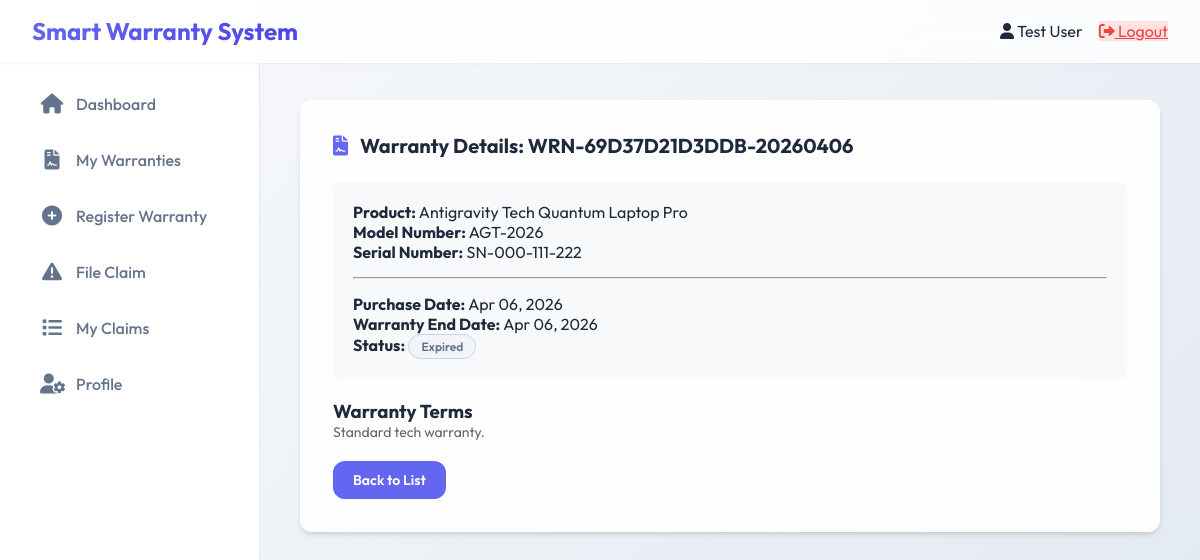
Screenshot of /client/view_warranty.php?id=1 (signed in) with the database file from the repository.
### tables this page shows
CREATE TABLE `warranty_registrations` (
  `id` int(11) NOT NULL,
  `warranty_number` varchar(50) NOT NULL,
  `user_id` int(11) NOT NULL,
  `product_id` int(11) NOT NULL,
  `serial_number` varchar(100) NOT NULL,
  `purchase_date` date NOT NULL,
  `purchase_price` decimal(10,2) DEFAULT 0.00,
  `quantity` int(11) DEFAULT 1,
  `warranty_start_date` date NOT NULL,
  `warranty_end_date` date NOT NULL,
  `purchase_receipt` varchar(255) DEFAULT NULL,
  `status` enum('active','expired','voided') NOT NULL DEFAULT 'active',
  `created_at` timestamp NOT NULL DEFAULT current_timestamp()
);

CREATE TABLE `products` (
  `id` int(11) NOT NULL,
  `product_name` varchar(100) NOT NULL,
  `model_number` varchar(50) NOT NULL,
  `brand` varchar(50) NOT NULL,
  `price` decimal(10,2) DEFAULT 0.00,
  `warranty_period_months` int(11) NOT NULL,
  `warranty_terms` text DEFAULT NULL,
  `created_at` timestamp NOT NULL DEFAULT current_timestamp()
);

### client/view_warranty.php (the view, shortened to what this page needs)
<?php
require_once '../config.php';
$warranty_id = (int)$_GET['id'];
$user_id = (int)$_SESSION['user_id'];
$stmt = $pdo->prepare("
    SELECT wr.*, p.product_name, p.model_number, p.brand, p.warranty_terms
    FROM warranty_registrations wr
    JOIN products p ON wr.product_id = p.id
    WHERE wr.id = ? AND wr.user_id = ?
");
$stmt->execute([$warranty_id, $user_id]);
$warranty = $stmt->fetch();
require_once '../includes/header.php';
require_once '../includes/sidebar.php';
?>
<div class="main-content">
    <div class="section">
        <h2><i class="fas fa-file-contract"></i> Warranty Details: <?php echo htmlspecialchars($warranty['warranty_number']); ?></h2>
        <div style="margin-top:20px; background:#f8f9fa; padding:20px; border-radius:8px;">
            <p><strong>Product:</strong> <?php echo htmlspecialchars($warranty['brand'] . ' ' . $warranty['product_name']); ?></p>
            <p><strong>Model Number:</strong> <?php echo htmlspecialchars($warranty['model_number']); ?></p>
            <p><strong>Serial Number:</strong> <?php echo htmlspecialchars($warranty['serial_number']); ?></p>
            <hr style="margin: 15px 0;">
            <p><strong>Purchase Date:</strong> <?php echo date('M d, Y', strtotime($warranty['purchase_date'])); ?></p>
            <p><strong>Warranty End Date:</strong> <?php echo date('M d, Y', strtotime($warranty['warranty_end_date'])); ?></p>
            <p><strong>Status:</strong>
                <?php $is_active = strtotime($warranty['warranty_end_date']) >= strtotime(date('Y-m-d')); ?>
                <span class="status status-<?php echo $is_active ? 'active' : 'expired'; ?>"><?php echo $is_active ? 'Active' : 'Expired'; ?></span>
            </p>
        </div>
        <div style="margin-top:20px;">
            <h3>Warranty Terms</h3>
            <p style="white-space: pre-wrap; color: #666; font-size: 14px;"><?php echo htmlspecialchars($warranty['warranty_terms']); ?></p>
        </div>
        <div style="margin-top: 20px;">
            <a href="warranties.php" class="btn">Back to List</a>
        </div>
    </div>
</div>
<?php require_once '../includes/footer.php'; ?>

### assets/css/style.css (style rules this page uses)
* { margin: 0; padding: 0; box-sizing: border-box; }
:root { --primary: #6366f1; --primary-dark: #4f46e5; --secondary: #64748b; --success: #10b981; --warning: #f59e0b; --danger: #ef4444; --info: #0ea5e9; --bg-main: #f8fafc; --bg-card: rgba(255, 255, 255, 0.9); --text-main: #1e293b; --text-muted: #64748b; --shadow-sm: 0 1px 2px 0 rgb(0 0 0 / 0.05); --shadow: 0 4px 6px -1px rgb(0 0 0 / 0.1), 0 2px 4px -2px rgb(0 0 0 / 0.1); --shadow-lg: 0 10px 15px -3px rgb(0 0 0 / 0.1), 0 4px 6px -4px rgb(0 0 0 / 0.1); --radius: 12px; }
body { font-family: 'Outfit', sans-serif; background: linear-gradient(135deg, #f8fafc 0%, #e2e8f0 100%); color: var(--text-main); min-height: 100vh; }
.main-content { margin-left: 260px; padding: 100px 2.5rem 3rem; min-height: 100vh; width: calc(100% - 260px); }
.section { background: var(--bg-card); padding: 2rem; border-radius: var(--radius); box-shadow: var(--shadow); margin-bottom: 2.5rem; border: 1px solid rgba(255, 255, 255, 0.5); overflow-x: auto; }
.section h2 { font-size: 1.25rem; font-weight: 700; margin-bottom: 1.5rem; display: flex; align-items: center; gap: 0.75rem; }
.section h2 i { color: var(--primary); }
.status { padding: 0.25rem 0.75rem; border-radius: 9999px; font-size: 0.75rem; font-weight: 600; display: inline-flex; align-items: center; white-space: nowrap; }
.status-expired { background: #f1f5f9; color: #64748b; border: 1px solid #cbd5e1; }
.btn { display: inline-flex; align-items: center; gap: 0.5rem; padding: 0.625rem 1.25rem; font-weight: 600; border-radius: var(--radius); cursor: pointer; text-decoration: none; border: none; font-size: 0.875rem; background: var(--primary); color: white; box-shadow: 0 1px 2px rgba(0, 0, 0, 0.05); }

### rows the page displays
warranty_registrations: warranty_number "WRN-69D37D21D3DDB-20260406", product.product_name "Antigravity Tech Quantum Laptop Pro", product.model_number "AGT-2026", serial_number "SN-000-111-222", purchase_date "Apr 06, 2026", warranty_end_date "Apr 06, 2026", product.warranty_terms "Standard tech warranty."

### other values shown
$site_name "Smart Warranty System"
$_SESSION['full_name'] "Test User"
